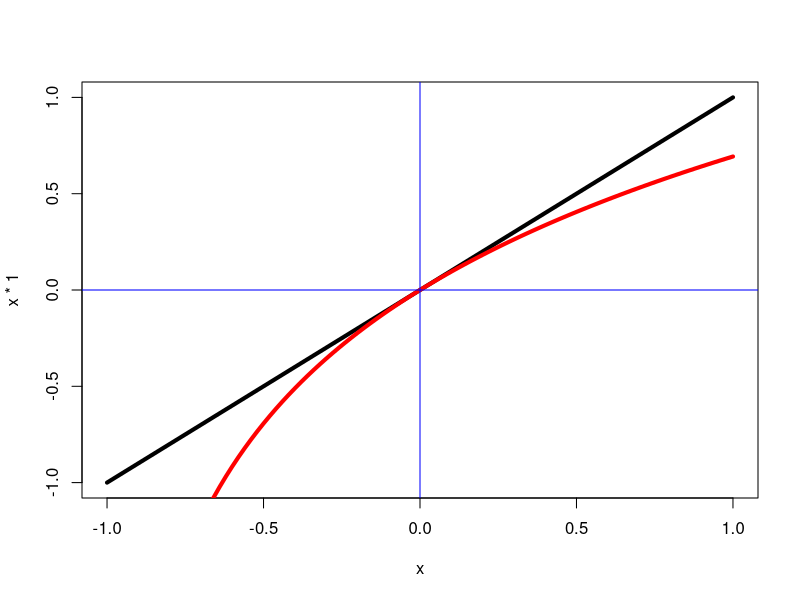

Here is the R script that generated this plot: (Note: this script raises an error after producing the figure.)
#
# FY2020_Markets_Yields_VarietiesAndPaths.R
#
# A couple of notes about convenient ways to work with yields.
# 
# DGB June 2020.
#


rm(list = ls())
# setwd("C:/Users/[your number]/Documents/FY_Rcourse/myCodeAndData")



# y and log(1+y) are almost equal if y is `small'.`
curve(x*1,from=-1,to=1,xname="x",lwd=4)
curve(log(1+x),from=-1,to=1,xname="x",add=TRUE,  col="red",lwd=4)
abline(v=0,col="blue")
abline(h=0,col="blue")


# Instantaneous rates, as opposed to annual rates.

finding_e <- function(max_n) {
  f <- vector(length = max_n)
  for (n in 1:max_n){
    f[n] <- (1 + 1/n)^n
  }
  return(f)
}




max_n <- 150

e_demo <- data.frame("n" = seq(1,max_n,1), "f" = finding_e(max_n))
ggplot(e_demo, aes(n)) + 
  coord_cartesian(ylim = c(2, 3)) +
  geom_line(aes(y=f, col="(1+1/n)^n"), size=.5,color="blue") +
  geom_hline(yintercept=2.718, linetype="dashed", color = "red") +
  labs(title="Converging on e", x="n", y="(1+1/n)^n")



finding_ePowers <- function(max_n,z) {
  f <- vector(length = max_n)
  for (n in 1:max_n){
    f[n] <- (1 + z/n)^n
  }
  return(f)
}

zValue = 0.5
ePowers_demo <- data.frame("n" = seq(1,n,1), "f" = finding_ePowers(n,zValue))
ggplot(ePowers_demo, aes(n)) + 
  coord_cartesian(ylim = c(1, 2)) +
  geom_line(aes(y=f, col="(1+r/n)^n"), size=1, color="blue") +
  geom_hline(yintercept=2.718^zValue, linetype="dashed", color = "red")+
  labs(title="Powers of e", x="n", y="(1+z/n)^n")

curve(40*exp(0.0916*x),from=0, to=10,lwd=4)
curve(47.24*exp(0.15*(x-5)),from=5, to=10,lwd=4, add=TRUE,col="red")
curve(91.39*exp(0.03*(x-7)),from=7, to=10,lwd=4, add=TRUE,col="darkgreen")
abline(v=5,col="red",lwd=2)
abline(v=7,col="darkgreen",lwd=2)

